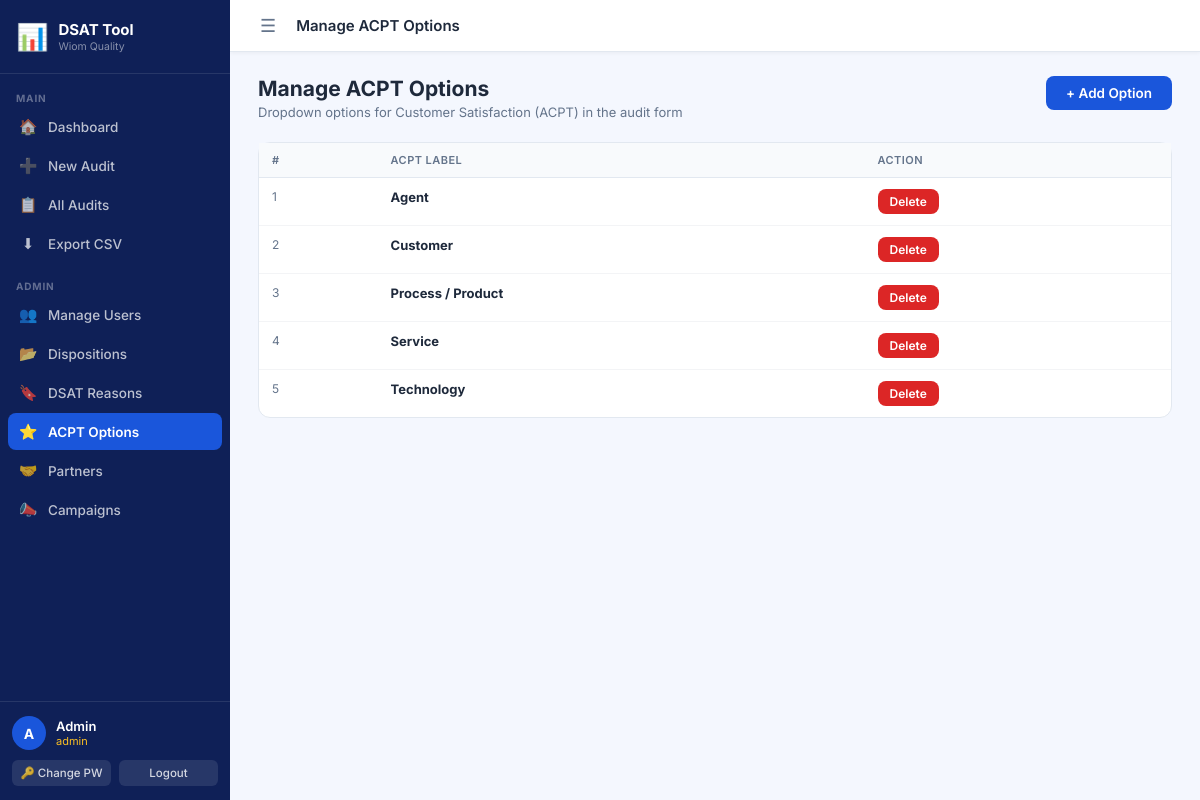
The app's page /admin/acpt (signed in) with its own data.
### tables this page shows
CREATE TABLE acpt_options (
            id INTEGER PRIMARY KEY AUTOINCREMENT,
            label TEXT NOT NULL UNIQUE
        );

### app.py (the view)
@app.route('/admin/acpt')
@admin_required
def admin_acpt():
    conn = get_db()
    rows = conn.execute("SELECT * FROM acpt_options ORDER BY label").fetchall()
    conn.close()
    return render_template('admin_acpt.html', options=rows)

### app.py (called while the page is built)
def get_db():
    conn = sqlite3.connect(DB)
    conn.row_factory = sqlite3.Row
    return conn

def admin_required(f):
    @wraps(f)
    def decorated(*args, **kwargs):
        if 'user_id' not in session:
            return redirect(url_for('login'))
        if session.get('role') != 'admin':
            flash('Admin access required.', 'error')
            return redirect(url_for('dashboard'))
        return f(*args, **kwargs)
    return decorated

### templates/admin_acpt.html (shortened to what this page needs)
{% extends "base.html" %}
{% block page_heading %}Manage ACPT Options{% endblock %}
{% block content %}
<div class="page-header">
  <div>
    <div class="page-title">Manage ACPT Options</div>
    <div class="page-subtitle">Dropdown options for Customer Satisfaction (ACPT) in the audit form</div>
  </div>
  <button class="btn btn-primary" onclick="document.getElementById('addModal').classList.add('open')">+ Add Option</button>
</div>
<div class="card" style="padding:0;">
  <div class="table-wrap">
    <table>
      <thead>
        <tr><th>#</th><th>ACPT Label</th><th>Action</th></tr>
      </thead>
      <tbody>
        {% for o in options %}
        <tr>
          <td class="text-muted text-sm">{{ loop.index }}</td>
          <td><strong>{{ o.label }}</strong></td>
          <td>
            <form method="POST" action="{{ url_for('admin_delete_acpt', oid=o.id) }}"
                  onsubmit="return confirm('Delete this ACPT option?')">
              <button class="btn btn-danger btn-sm">Delete</button>
            </form>
          </td>
        </tr>
        {% endfor %}
      </tbody>
    </table>
  </div>
</div>
{% endblock %}

### static/style.css (style rules this page uses)
* { box-sizing: border-box; margin: 0; padding: 0; }
:root { --blue: #1a56db; --blue-dark: #1040b0; --blue-light: #ebf0ff; --blue-mid: #3b82f6; --sidebar-w: 230px; --sidebar-bg: #0f2057; --sidebar-hover: #1a3a80; --sidebar-active: #1a56db; --text: #1e293b; --text-muted: #64748b; --border: #e2e8f0; --bg: #f4f7fe; }
body { font-family: 'Inter', sans-serif; background: var(--bg); color: var(--text); min-height: 100vh; }
.btn { display: inline-flex; align-items: center; gap: 6px; padding: 9px 20px; border-radius: 8px; font-size: 13.5px; font-weight: 600; font-family: 'Inter', sans-serif; cursor: pointer; border: none; text-decoration: none; transition: all 0.15s; }
.btn-primary { background: var(--blue); color: #fff; }
.btn-danger { background: #dc2626; color: #fff; }
.btn-sm { padding: 5px 12px; font-size: 12px; }
.card { background: #fff; border-radius: 12px; border: 1px solid var(--border); padding: 22px; margin-bottom: 20px; }
.page-header { display: flex; justify-content: space-between; align-items: flex-start; margin-bottom: 22px; }
.page-title { font-size: 21px; font-weight: 700; color: var(--text); }
.page-subtitle { font-size: 13px; color: var(--text-muted); margin-top: 3px; }
.table-wrap { overflow-x: auto; }
table { width: 100%; border-collapse: collapse; font-size: 13px; }
thead th { background: #f8fafc; color: var(--text-muted); font-weight: 600; font-size: 11px; text-transform: uppercase; letter-spacing: 0.04em; padding: 10px 13px; text-align: left; border-bottom: 1px solid var(--border); white-space: nowrap; }
tbody td { padding: 11px 13px; border-bottom: 1px solid #f3f4f6; vertical-align: top; }
tbody tr:last-child td { border-bottom: none; }
.text-muted { color: var(--text-muted); }
.text-sm { font-size: 12px; }

### records on screen
acpt_options: label "Agent"
acpt_options: label "Customer"
acpt_options: label "Process / Product"
acpt_options: label "Service"
acpt_options: label "Technology"

### other values on screen
{{ session.user_name[0] }} "A"
{{ session.user_name }} "Admin"
{{ session.role }} "admin"
